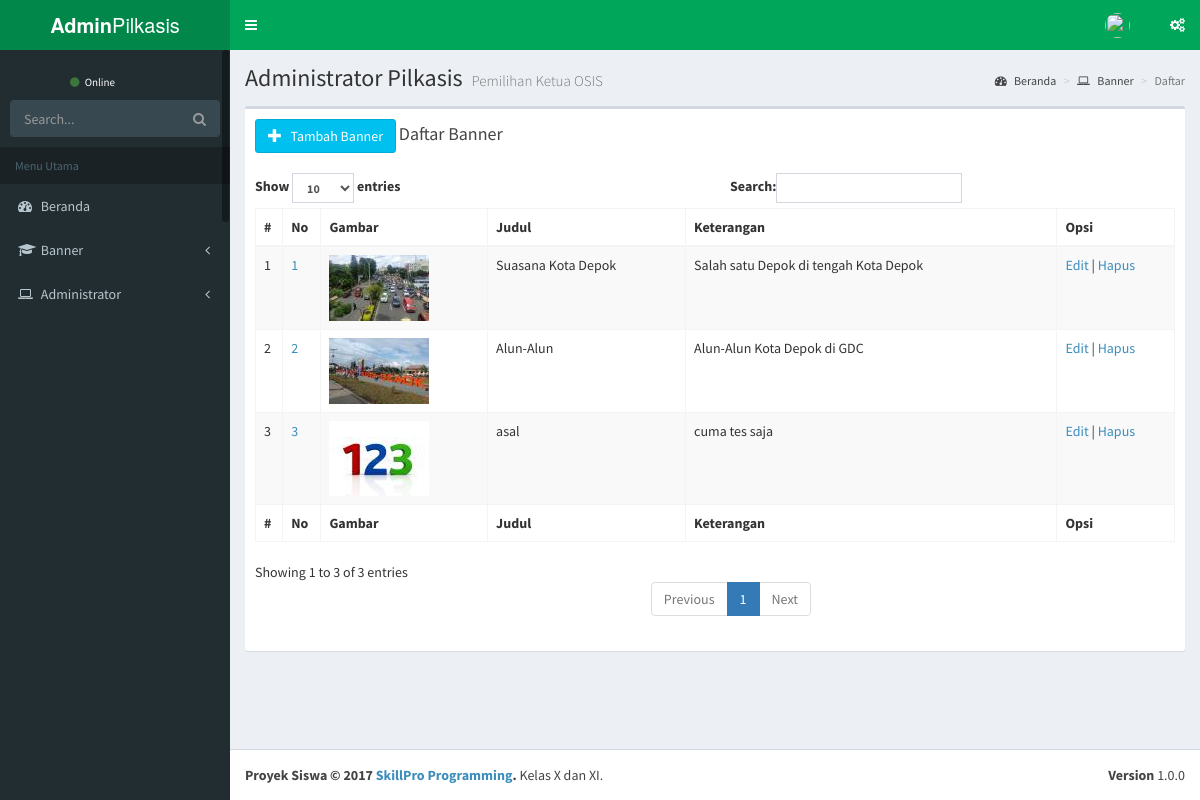
Page /admin/modul/banner/tampil.php on the committed database.
### tables this page shows
CREATE TABLE `banner` (
  `id` int(11) NOT NULL AUTO_INCREMENT,
  `no` varchar(2) DEFAULT NULL,
  `image` varchar(255) DEFAULT NULL,
  `title` varchar(100) DEFAULT NULL,
  `description` varchar(255) DEFAULT NULL,
  PRIMARY KEY (`id`)
);

### admin/modul/banner/tampil.php (the view)
<?php include "atas.php"; ?>
<div class="content-wrapper">
    <section class="content-header">
        <h1>
            Administrator Pilkasis
            <small>Pemilihan Ketua OSIS</small>
        </h1>
        <ol class="breadcrumb">
            <li><a href="."><i class="fa fa-dashboard"></i> Beranda</a></li>
            <li><a href="?m=banner"><i class="fa fa-laptop"></i> Banner</a></li>
            <li class="active">Daftar</li>
        </ol>
    </section>
    <section class="content">
        <div class="row">
            <div class="col-xs-12">
                <div class="box">
                    <div class="box-header">
                        <a href="?m=banner&s=tambah" class="btn btn-large btn-info"><i class="glyphicon glyphicon-plus"></i> &nbsp; Tambah Banner</a>
                        <h3 class="box-title">Daftar Banner</h3>
                    </div>
                    <div class="box-body">
                        <table id="pilkasis1" class="table table-bordered table-hover table-striped">
                            <thead>
                                <tr>
                                    <th>#</th>
                                    <th>No</th>
                                    <th>Gambar</th>
                                    <th>Judul</th>
                                    <th>Keterangan</th>
                                    <th>Opsi</th>
                                </tr>
                            </thead>
                            <tbody>
                                <?php
                                include "../sambungan.php";
                                $sql = "SELECT * FROM banner";
                                $query = mysqli_query($koneksi, $sql);
                                if (mysqli_num_rows($query) == 0) {
                                    echo "<td colspan='6'>Data Masih Kosong</td>";
                                } else {
                                    $no = 1;
                                    while ($r = mysqli_fetch_assoc($query)) {
                                        echo "<tr>";
                                        echo "<td>$no</td>";
                                        echo "<td><a href='?m=banner&s=detail&id=" . $r['id'] . "'>" . $r['no'] . "</a></td>";
                                        echo "<td><a href='?m=banner&s=detail&id=" . $r['id'] . "'><img src='../img/small_" . $r['image'] . "' width='100'></td>";
                                        echo "<td>" . $r['title'] . "</td>";
                                        echo "<td>" . $r['description'] . "</td>";
                                        echo '<td><a href="index.php?m=banner&s=edit&id=' . $r['id'] . '">Edit</a> | <a href="index.php?m=banner&s=hapus&id=' . $r['id'] . '" onclick="return confirm(\'Yakin Akan dihapus?\')">Hapus</a></td>';
                                        echo "</tr>";
                                        $no++;
                                    }
                                }
                                ?>
                            </tbody>
                            <tfoot>
                                <tr>
                                    <th>#</th>
                                    <th>No</th>
                                    <th>Gambar</th>
                                    <th>Judul</th>
                                    <th>Keterangan</th>
                                    <th>Opsi</th>
                                </tr>
                            </tfoot>
                        </table>
                    </div>
                </div>
            </div>
        </div>
    </section>
    <?php include "bawah.php"; ?>

### admin/atas.php (shortened to what this page needs)
<!DOCTYPE html>
<html>
<head>
    <link rel="stylesheet" href="bootstrap/css/bootstrap.min.css">
    <link rel="stylesheet" href="css/font-awesome.min.css">
    <link rel="stylesheet" href="css/ionicons.min.css">
    <link rel="stylesheet" href="dist/css/AdminLTE.min.css">
    <link rel="stylesheet" href="dist/css/skins/_all-skins.min.css">
    <link rel="stylesheet" href="plugins/iCheck/flat/blue.css">
    <link rel="stylesheet" href="plugins/morris/morris.css">
    <link rel="stylesheet" href="plugins/jvectormap/jquery-jvectormap-1.2.2.css">
    <link rel="stylesheet" href="plugins/bootstrap-wysihtml5/bootstrap3-wysihtml5.min.css">
</head>
<body class="skin-green sidebar-mini">
    <div class="wrapper">
        <header class="main-header">
            <a href="." class="logo">
                <span class="logo-lg"><b>Admin</b>Pilkasis</span>
            </a>
            <nav class="navbar navbar-static-top" role="navigation">
                <a href="#" class="sidebar-toggle" data-toggle="offcanvas" role="button">
                </a>
                <div class="navbar-custom-menu">
                    <ul class="nav navbar-nav">
                        <li class="dropdown user user-menu">
                            <a href="#" class="dropdown-toggle" data-toggle="dropdown">
                                <img src="../gambar/pengguna/<?php echo $_SESSION['fotokasis']; ?>" class="user-image" alt="<?php echo $_SESSION['userkasis']; ?>">
                            </a>
                        </li>
                        <li>
                            <a href="#" data-toggle="control-sidebar"><i class="fa fa-gears"></i></a>
                        </li>
                    </ul>
                </div>
            </nav>
        </header>
        <aside class="main-sidebar">
            <section class="sidebar">
                <div class="user-panel">
                    <div class="pull-left info">
                        <a href="?m=admin&s=profil"><i class="fa fa-circle text-success"></i> Online</a>
                    </div>
                </div>
                <form action="#" method="get" class="sidebar-form">
                    <div class="input-group">
                        <input type="text" name="q" class="form-control" placeholder="Search...">
                        <span class="input-group-btn">
                            <button type="submit" name="search" id="search-btn" class="btn btn-flat"><i class="fa fa-search"></i></button>
                        </span>
                    </div>
                </form>
                <ul class="sidebar-menu">
                    <li class="header">Menu Utama</li>
                    <li class="<?php if ($aktif == 'Beranda') echo 'active'; ?> treeview">
                        <a href=".">
                            <i class="fa fa-dashboard"></i> <span>Beranda</span>
                        </a>
                    </li>
                    <li class="<?php if ($aktif == 'Banner') echo 'active'; ?> treeview">
                        <a href="#">
                            <i class="fa fa-graduation-cap"></i> <span>Banner</span>
                            <i class="fa fa-angle-left pull-right"></i>
                        </a>
                    </li>
                    <li class="<?php if ($aktif == 'Admin') echo 'active'; ?> treeview">
                        <a href="#">
                            <i class="fa fa-laptop"></i>
                            <span>Administrator</span>
                            <i class="fa fa-angle-left pull-right"></i>
                        </a>
                    </li>
                </ul>
            </section>
        </aside>

### admin/bawah.php (shortened to what this page needs)
		</div>
      <footer class="main-footer">
        <div class="pull-right hidden-xs">
          <b>Version</b> 1.0.0
        </div>
        <strong>Proyek Siswa &copy; 2017 <a href="http://muhidin.web.id" target="_blank">SkillPro Programming</a>.</strong> Kelas X dan XI.
      </footer>
    </div>
  </body>
</html>

### rows in the picture
banner: no "1", image (picture), title "Suasana Kota Depok", description "Salah satu Depok di tengah Kota Depok"
banner: no "2", image (picture), title "Alun-Alun", description "Alun-Alun Kota Depok di GDC"
banner: no "3", image (picture), title "asal", description "cuma tes saja"
